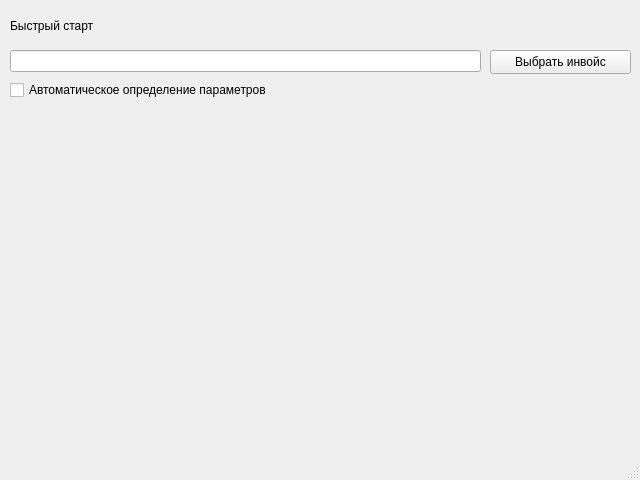
<?xml version="1.0" encoding="UTF-8"?>
<ui version="4.0">
 <class>MainWindow</class>
 <widget class="QMainWindow" name="MainWindow">
  <property name="geometry">
   <rect>
    <x>0</x>
    <y>0</y>
    <width>640</width>
    <height>480</height>
   </rect>
  </property>
  <property name="windowTitle">
   <string>MainWindow</string>
  </property>
  <widget class="QWidget" name="centralwidget">
   <widget class="QLineEdit" name="lineEdit">
    <property name="geometry">
     <rect>
      <x>10</x>
      <y>50</y>
      <width>471</width>
      <height>22</height>
     </rect>
    </property>
   </widget>
   <widget class="QPushButton" name="pushButton">
    <property name="geometry">
     <rect>
      <x>490</x>
      <y>50</y>
      <width>141</width>
      <height>24</height>
     </rect>
    </property>
    <property name="text">
     <string>Выбрать инвойс</string>
    </property>
   </widget>
   <widget class="QLabel" name="label">
    <property name="geometry">
     <rect>
      <x>10</x>
      <y>10</y>
      <width>251</width>
      <height>31</height>
     </rect>
    </property>
    <property name="styleSheet">
     <string notr="true">font: 24pt &quot;Segoe UI&quot;;</string>
    </property>
    <property name="text">
     <string>Быстрый старт</string>
    </property>
   </widget>
   <widget class="QCheckBox" name="checkBox">
    <property name="geometry">
     <rect>
      <x>10</x>
      <y>80</y>
      <width>261</width>
      <height>20</height>
     </rect>
    </property>
    <property name="text">
     <string>Автоматическое определение параметров</string>
    </property>
    <property name="tristate">
     <bool>true</bool>
    </property>
   </widget>
  </widget>
  <widget class="QMenuBar" name="menubar">
   <property name="geometry">
    <rect>
     <x>0</x>
     <y>0</y>
     <width>640</width>
     <height>22</height>
    </rect>
   </property>
  </widget>
  <widget class="QStatusBar" name="statusbar"/>
 </widget>
 <resources/>
 <connections/>
</ui>
